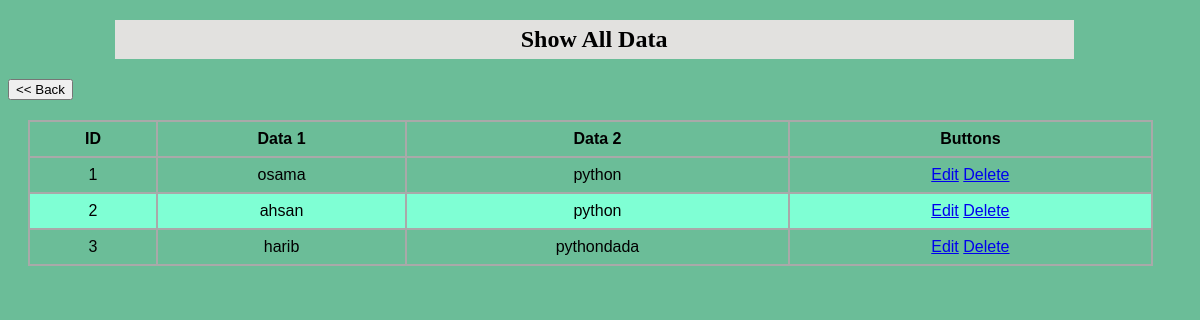
The page /show on the database as committed earlier.
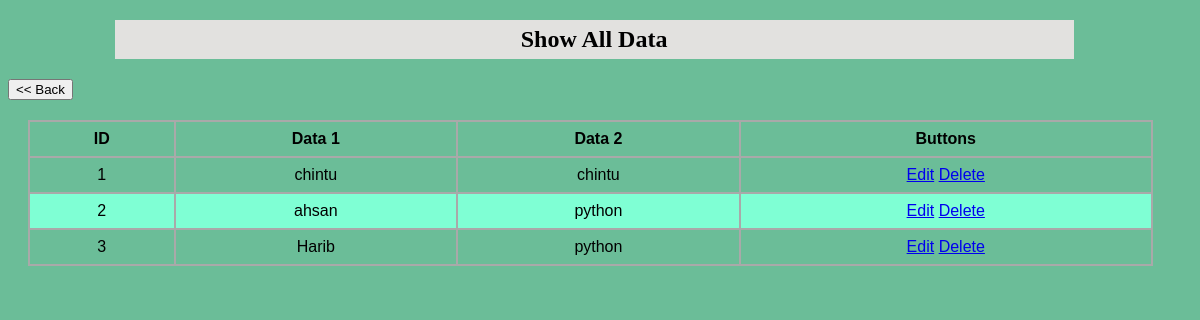
The same page on the database as committed later.
### home/models.py (models this page shows)
class Entry(models.Model):
    ID = models.CharField(max_length=10, primary_key=True)
    data1 = models.CharField(max_length=50)
    data2 = models.CharField(max_length=50)

### home/views.py (the view)
# urls.py: path('show', views.show),
def show(request):
    data = Entry.objects.all()
    return render(request, "show.html", {'data': data})

### templates/show.html (shortened to what this page needs)
<!DOCTYPE html>
{% load static %}
<html lang="en">
<head>
    <link rel="stylesheet" href="{% static 'show.css' %}">
</head>
<body>
<h2 id="head"> Show All Data </h2>
<div id="SecondDiv">
    <form action="/">
        <input type="submit" value="<< Back">
    </form>
</div>
<div id="OneDiv">
    <table class="table">
        <thead>
        <tr>
        <th>ID</th>
        <th>Data 1</th>
        <th>Data 2</th>
        <th>Buttons</th>
        </tr>
        </thead>
        {% for d in data %}
         <tr>
             <td> {{d.ID}}</td>
             <td> {{ d.data1 }}</td>
            <td> {{ d.data2 }}</td>
             <td>
                 <a href="/edit?id={{ d.ID }}">Edit</a>
                 <a href="/delete?id={{ d.ID }}">Delete</a>
             </td>
         </tr>
            {% endfor %}
    </table>
</div>
</body>
</html>

### static/show.css (style rules this page uses)
body { background-color: rgb(107,189,152); }
#head { text-align: center; max-width: 80%; margin-left: 9%; padding: 0.5%; background-color: rgb(226,225,223); }
table { font-family: Arial,Helvetica,sans-serif; border-collapse: collapse; width: 95%; margin:20px; margin-bottom: 30px; }
td,th { border: 2px solid darkgrey ; text-align: center; padding: 8px; }
tr:nth-child(even) { background-color: aquamarine; }

Rows that differ between the two databases and show on the page:
changed Entry id 1: data1 "osama" → "chintu"; data2 "python" → "chintu"
changed Entry id 3: data1 "harib" → "Harib"; data2 "pythondada" → "python"
